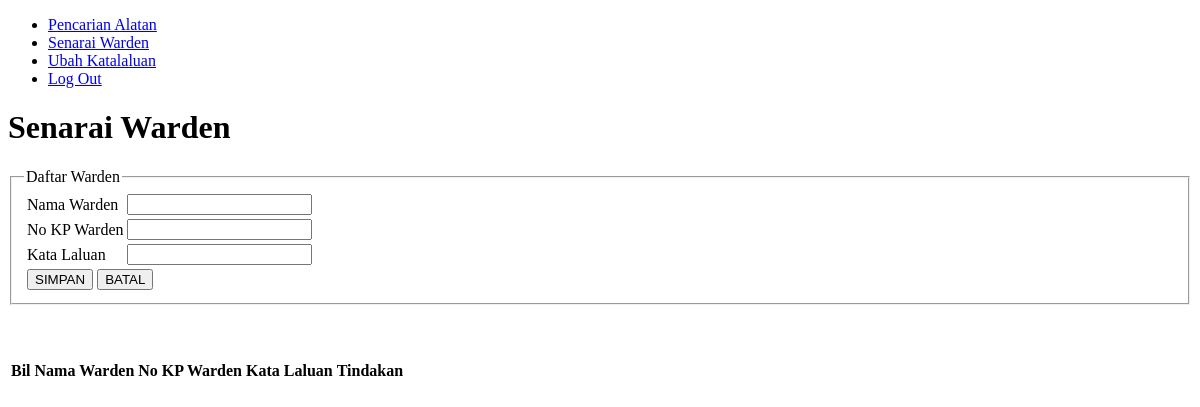
Page /admin/index.php?menu=pelajar (signed in) on the earlier database version.
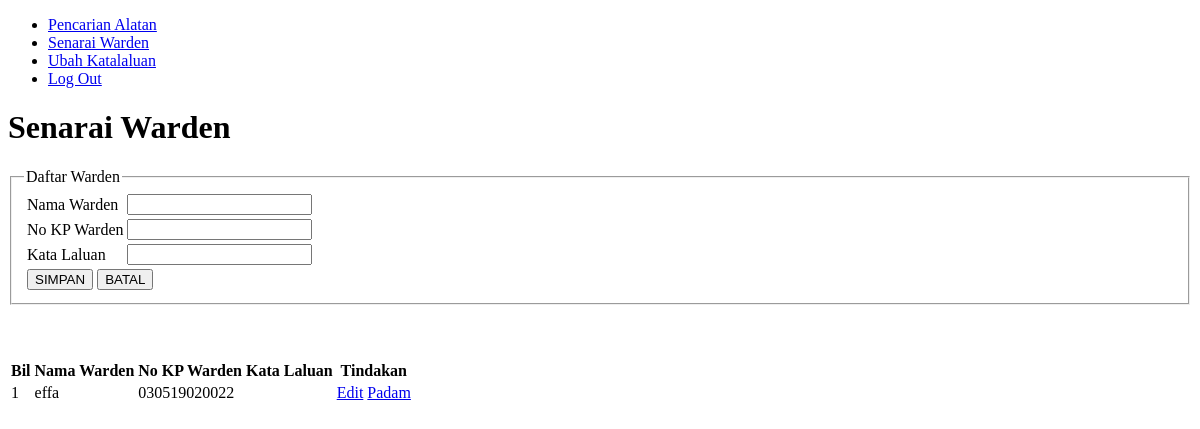
Same page on the later database version.
### tables this page shows
CREATE TABLE `warden` (
  `idwarden` int(12) NOT NULL,
  `namawarden` varchar(100) NOT NULL,
  `nokpwarden` varchar(12) NOT NULL,
  `kata` varchar(250) NOT NULL
);

### admin/pelajar.php (the view, shortened to what this page needs)
<!DOCTYPE html>
<html lang="en">
<head>
</head>
<body>
<h1>Senarai Warden</h1>
    <?php
    if (!isset($_GET['edit'])) {
        ?>
<form action="simpan.php" method="post">
    <fieldset>
        <legend>Daftar Warden</legend>
        <table>
            <tr>
                <td>Nama Warden</td>
                <td><input type="text" name="namawarden" required ></td>
            </tr>
            <tr>
                <td>No KP Warden</td>
                <td><input type="text" name="nokpwarden" required></td>
            </tr>
            <tr>
                <td>Kata Laluan</td>
                <td><input type="text" name="katalaluan" required></td>
            </tr>
            <tr>
                <td colspan="2" class="btn-group">
                    <button type="submit">SIMPAN</button>
                    <button type="reset">BATAL</button>
                </td>
            </tr>
        </table>
    </fieldset>
</form> <br><br><br>
<?php
    }
?>
<table class="table">
    <tr>
        <th>Bil</th>
        <th>Nama Warden</th>
        <th>No KP Warden</th>
        <th>Kata Laluan</th>
        <th>Tindakan</th>
    </tr>
<?php
$bil = 1;
$sql = "SELECT * FROM warden ORDER By namawarden";
$result =$conn->query($sql);
while ($row= $result->fetch_object()) {
    ?>
<tr>
    <td><?php echo $bil++; ?></td>
    <td><?php echo $row->namawarden; ?></td>
    <td><?php echo $row->nokpwarden; ?></td>
    <td><?php echo $row->katalaluan; ?></td>
    <td>
        <a href="index.php?menu=pelajar&edit=<?php echo $row->idwarden; ?>" class="btn-edit">Edit</a>
        <a href="padam.php?idwarden<?php echo $row->idwarden; ?>" onclick="return confirm('Adakah anda pasti?')" class="btn-edit">Padam</a>
    </td>
</tr>
<?php
}
?>
</table>
</body>
</html>

### admin/index.php (shortened to what this page needs)
<!DOCTYPE html>
<html lang="en">
<head>
</head>
<body>
<ul class="menubar">
    <li class="menu"><a href="index.php?menu=home">Pencarian Alatan</a></li>
    <li class="menu">
        <a href="index.php?menu=pelajar">Senarai Warden</a></li>
    <li class="menu">
        <a href="pass.php?menu=pelajar">Ubah Katalaluan</a></li>
    <li class="menu">
        <a href="../logout.php">Log Out</a></li>
    </ul>
<?php
$menu = 'home';
if(isset($_GET['menu'])){
    $menu=$_GET['menu'];
}
include "$menu.php";
?>
</body>
</html>

Differences in the rows shown:
added warden: namawarden "effa", nokpwarden "030519020022"
